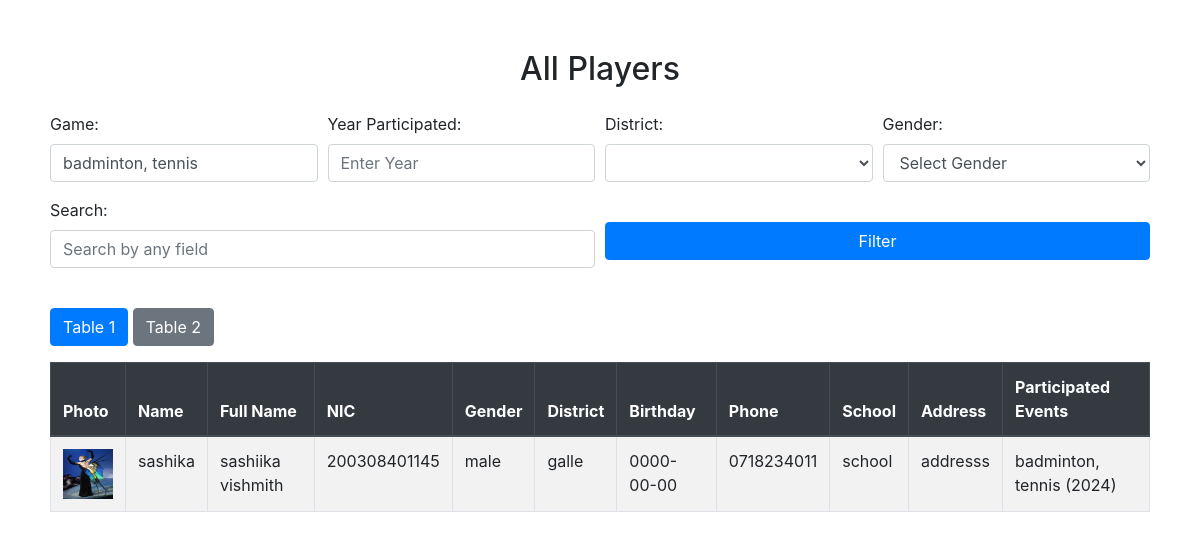
/Hero/PHP/playertable.php?game=badminton, tennis, run on the app's committed database.
### tables this page shows
CREATE TABLE `students` (
  `student_id` int(11) NOT NULL,
  `student_photo` varchar(255) DEFAULT NULL,
  `name` varchar(100) DEFAULT NULL,
  `full_name` varchar(150) DEFAULT NULL,
  `gender` varchar(10) DEFAULT NULL,
  `district` varchar(100) DEFAULT NULL,
  `birthday` date DEFAULT NULL,
  `nic` varchar(20) DEFAULT NULL,
  `phone` varchar(15) DEFAULT NULL,
  `school` varchar(150) NOT NULL,
  `email` varchar(100) DEFAULT NULL,
  `address` varchar(255) DEFAULT NULL,
  `grama_wasama` varchar(100) DEFAULT NULL,
  `divisional` varchar(100) DEFAULT NULL,
  `coach_name` varchar(255) DEFAULT NULL
);

### Hero/PHP/playertable.php (the view, shortened to what this page needs)
<?php
include '../db/connection.php';
$districts = $conn->query("SELECT DISTINCT district FROM students")->fetch_all(MYSQLI_ASSOC);
$where_conditions = [];
$params = [];
$search = $_GET['search'] ?? '';
foreach (['gender', 'district', 'year', 'game'] as $field) {
    if (!empty($_GET[$field])) {
        if ($field == 'game') {
            $where_conditions[] = "e.event_names LIKE ?";
            $params[] = "%" . $_GET['game'] . "%";
        } else {
            $where_conditions[] = ($field == 'year') ? "e.year = ?" : "s.$field = ?";
            $params[] = $_GET[$field];
        }
    }
}
$where_sql = $where_conditions ? "WHERE " . implode(" AND ", $where_conditions) : '';
$sql = "
    SELECT
        s.student_id, s.name, s.full_name, s.gender, s.district, s.birthday, s.phone, s.school,
        s.email, s.address, s.grama_wasama, s.divisional, s.coach_name, s.student_photo, s.nic,
        a.school_achievement, a.district_achievement, a.provincial_achievement,
        a.national_achievement, a.international_achievement, a.club_info,
        GROUP_CONCAT(CONCAT(e.event_names, ' (', e.year, ')') SEPARATOR ', ') AS participated_events
    FROM students s
    LEFT JOIN achievements a ON s.student_id = a.student_id
    LEFT JOIN events e ON s.student_id = e.student_id
    $where_sql
    GROUP BY s.student_id
";
$stmt = $conn->prepare($sql);
if ($params) $stmt->bind_param(str_repeat('s', count($params)), ...$params);
$stmt->execute();
$result = $stmt->get_result();
?>
<!DOCTYPE html>
<html lang="en">
<head>
    <link href="https://stackpath.bootstrapcdn.com/bootstrap/4.5.2/css/bootstrap.min.css" rel="stylesheet">
</head>
<body>
        <h2 class="text-center mb-4">All Players</h2>
        <form method="GET" action="" class="mb-4">
            <div class="form-row">
                <div class="form-group col-md-3">
                    <label for="game">Game:</label>
                    <input type="text" name="game" id="game" class="form-control" placeholder="Enter Game" value="<?= htmlspecialchars($_GET['game'] ?? '') ?>">
                </div>
                <div class="form-group col-md-3">
                    <label for="year">Year Participated:</label>
                    <input type="text" name="year" id="year" class="form-control" placeholder="Enter Year" value="<?= htmlspecialchars($_GET['year'] ?? '') ?>">
                </div>
                <div class="form-group col-md-3">
                    <label for="district">District:</label>
                    <select name="district" id="district" class="form-control">
                        <?php foreach ($districts as $district) { ?>
                            <option value="<?= $district['district'] ?>" <?= ($_GET['district'] ?? '') == $district['district'] ? 'selected' : '' ?>>
                            </option>
                        <?php } ?>
                    </select>
                </div>
                <div class="form-group col-md-3">
                    <label for="gender">Gender:</label>
                    <select name="gender" id="gender" class="form-control">
                        <option value="">Select Gender</option>
                    </select>
                </div>
            </div>
            <div class="form-row">
                <div class="form-group col-md-6">
                    <label for="search">Search:</label>
                    <input type="text" name="search" id="search" class="form-control" placeholder="Search by any field" value="<?= htmlspecialchars($search) ?>">
                </div>
                <div class="form-group col-md-6">
                    <button type="submit" class="btn btn-primary w-100 mt-4">Filter</button>
                </div>
            </div>
        </form>
        <div class="mb-3">
            <button class="btn btn-primary" onclick="showTable('table1')">Table 1</button>
            <button class="btn btn-secondary" onclick="showTable('table2')">Table 2</button>
        </div>
        <table id="table1" class="table table-striped table-bordered">
            <thead class="thead-dark">
                <tr>
                    <th>Photo</th><th>Name</th><th>Full Name</th><th>NIC</th><th>Gender</th><th>District</th><th>Birthday</th>
                    <th>Phone</th><th>School</th><th>Address</th><th>Participated Events</th>
                </tr>
            </thead>
            <tbody>
                <?php while ($row = $result->fetch_assoc()) { ?>
                    <tr>
                        <td>
                            <?php if (!empty($row['student_photo'])) { ?>
                                <img src="../uploads/<?= htmlspecialchars($row['student_photo']) ?>" width="50" height="50">
                            <?php } else { echo "No Image"; } ?>
                        </td>
                        <td><?= htmlspecialchars($row['name']) ?></td>
                        <td><?= htmlspecialchars($row['full_name']) ?></td>
                        <td><?= htmlspecialchars($row['nic']) ?></td>
                        <td><?= htmlspecialchars($row['gender']) ?></td>
                        <td><?= htmlspecialchars($row['district']) ?></td>
                        <td><?= htmlspecialchars($row['birthday']) ?></td>
                        <td><?= htmlspecialchars($row['phone']) ?></td>
                        <td><?= htmlspecialchars($row['school']) ?></td>
                        <td><?= htmlspecialchars($row['address']) ?></td>
                        <td><?= htmlspecialchars($row['participated_events'] ?? 'No Events') ?></td>
                    </tr>
                <?php } ?>
            </tbody>
        </table>
</body>
</html>

### Hero/PHP/playertable.php (style rules this page uses)
body { padding: 50px; }

### data on the page
students: student_photo (picture), name "sashika", full_name "sashiika vishmith", nic "200308401145", gender "male", district "galle", birthday "0000-00-00", phone "0718234011", school "school", address "addresss", participated_events "badminton, tennis (2024)"
